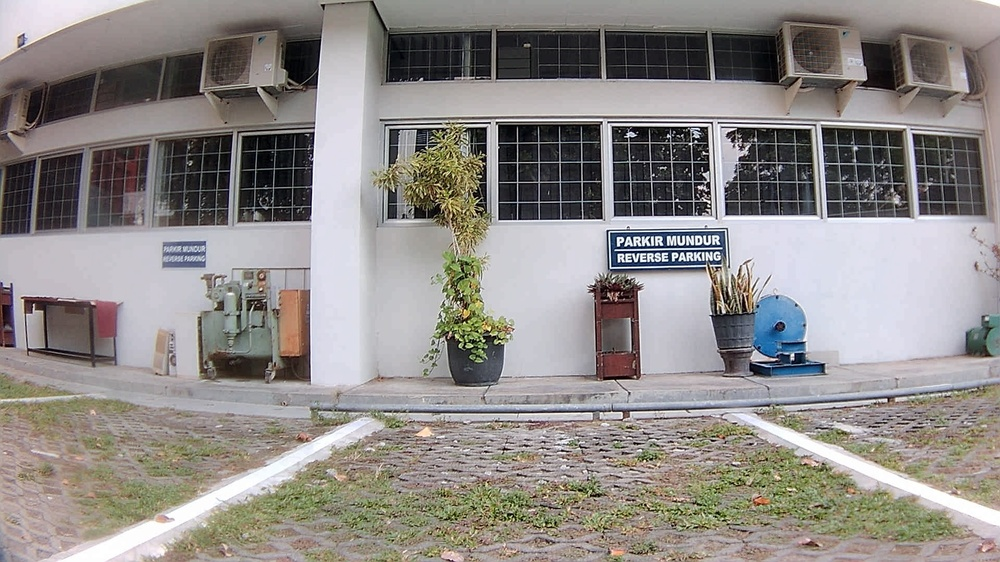
#> input picture real-time-video/assets/raw/1.jpg, 1000 x 562 px, shrunk from 1920 x 1080 before the run, found by its file name
$ python img-stitch.py
#> lines starting #> are read from the running program, lines starting #| are printed output that depends on the picture
import cv2
import numpy as np

def stitch_images_homography(image1_path, image2_path, output_path="stitched_image.jpg"):
#> called with image1_path = '1.jpg', image2_path = '2.jpg', output_path = 'stitched_image.jpg'
    img1 = cv2.imread(image1_path)
#> img1 is the input picture: shape (562, 1000, 3); mean B, G, R 135.9, 138.5, 143
    img2 = cv2.imread(image2_path)
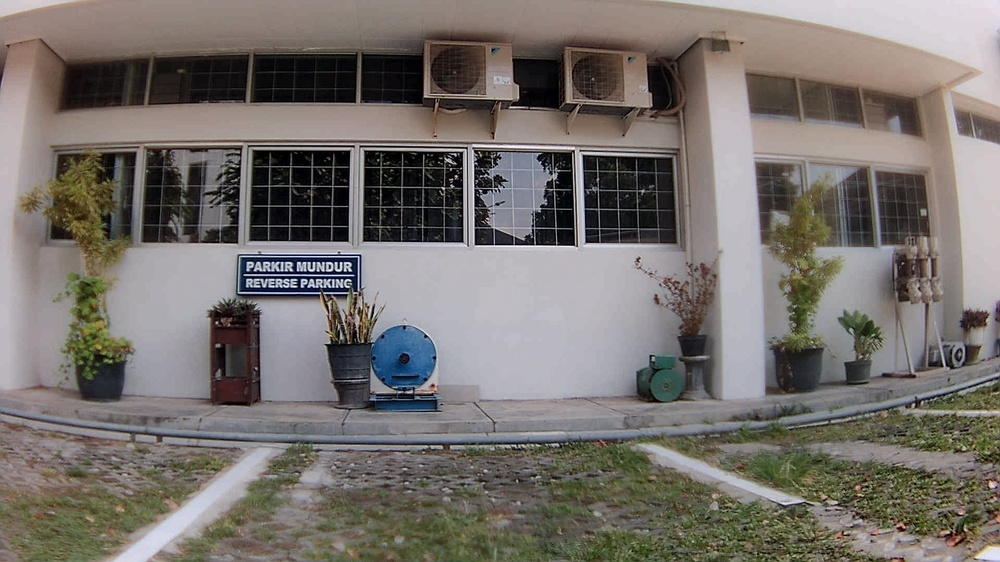
#> input picture real-time-video/assets/raw/2.jpg, 1000 x 562 px, shrunk from 1920 x 1080 before the run, found by its file name
#> img2 is the input picture: shape (562, 1000, 3); mean B, G, R 108.5, 113, 118.3

    if img1 is None or img2 is None:
        print("Error loading images.")
        return

    gray1 = cv2.cvtColor(img1, cv2.COLOR_BGR2GRAY)
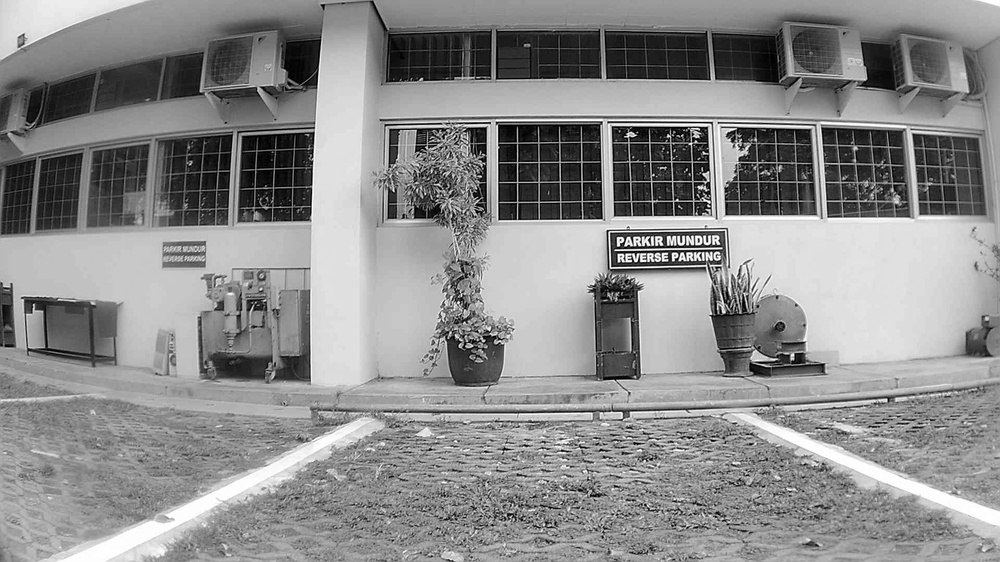
#> gray1: shape (562, 1000); min 0, max 255, mean 139.6
    gray2 = cv2.cvtColor(img2, cv2.COLOR_BGR2GRAY)
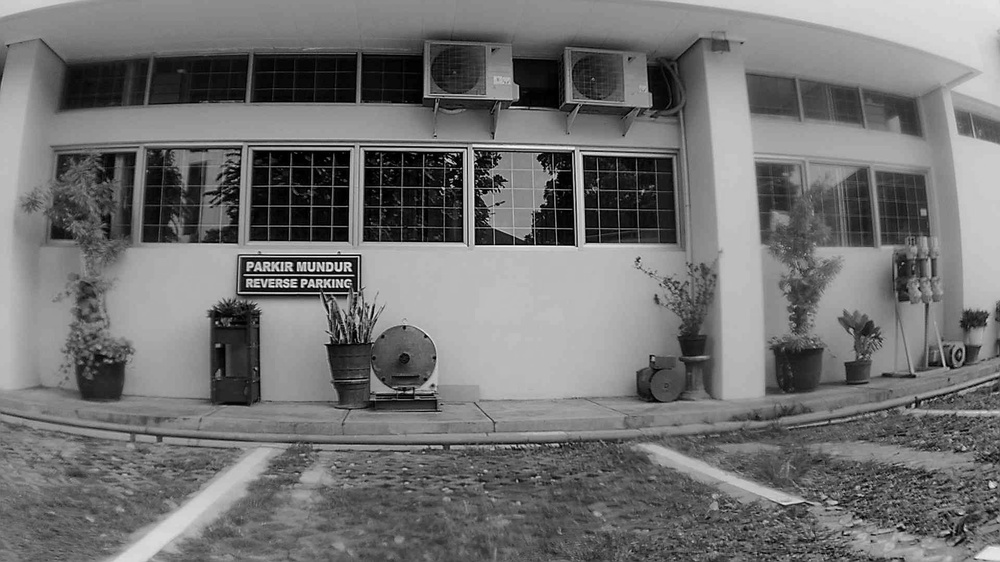
#> gray2: shape (562, 1000); min 0, max 254, mean 114.1

    orb = cv2.ORB_create()
    kp1, des1 = orb.detectAndCompute(gray1, None)
#> kp1 = 500 keypoints; strongest (x, y, size): (687, 253, 31), (633, 254, 31), (648, 245, 31), (643, 245, 31)
    kp2, des2 = orb.detectAndCompute(gray2, None)
#> kp2 = 500 keypoints; strongest (x, y, size): (339, 270, 31), (339, 279, 31), (341, 279, 31), (338, 270, 37.2)

    img1_kp = cv2.drawKeypoints(img1, kp1, None, color=(0, 255, 0))
    img2_kp = cv2.drawKeypoints(img2, kp2, None, color=(0, 255, 0))

    cv2.imshow("Image 1 - Keypoints", img1_kp)
    cv2.imshow("Image 2 - Keypoints", img2_kp)
    cv2.waitKey(0)

    bf = cv2.BFMatcher(cv2.NORM_HAMMING, crossCheck=True)
    matches = bf.match(des1, des2)
#> matches = 199 matches
    matches = sorted(matches, key=lambda x: x.distance)

    img_matches = cv2.drawMatches(img1, kp1, img2, kp2, matches[:50], None, flags=cv2.DrawMatchesFlags_NOT_DRAW_SINGLE_POINTS)
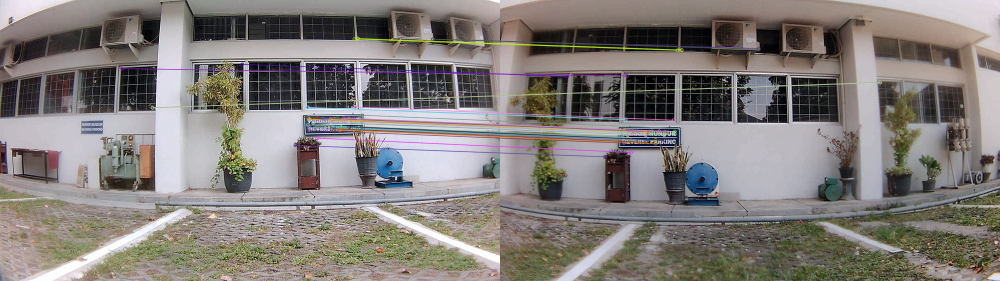
#> img_matches: shape (562, 2000, 3) (shown at 1/2 size); mean B, G, R 122.1, 125.6, 130.9
    cv2.imshow("Feature Matches", img_matches)
    cv2.waitKey(0)

    src_pts = np.float32([kp1[m.queryIdx].pt for m in matches]).reshape(-1, 1, 2)
#> src_pts = 199 rows, first 8: [661, 244], [618, 254.4], [617.9, 257.1], [634, 237], [614.9, 214.6], [697.2, 236.4], [715.4, 76.72], [722.6, 229.9]
    dst_pts = np.float32([kp2[m.trainIdx].pt for m in matches]).reshape(-1, 1, 2)
#> dst_pts = 199 rows, first 8: [291, 270], [247.2, 279.6], [246.8, 282], [264, 262], [250.6, 239], [328.8, 262.8], [362.9, 99.53], [358.3, 256.8]
    H, mask = cv2.findHomography(src_pts, dst_pts, cv2.RANSAC, 5.0)
#> H = [[0.73, -0.0632, -231.3], [-0.0627, 0.814, 61.42], [-0.000301, 3.5e-05, 1]]; mask = 199 values, max 1 at index 0, min 0 at index 21, mean 0.553

    height, width, channels = img2.shape
#> height = 562; width = 1000; channels = 3
    warped_img1 = cv2.warpPerspective(img1, H, (width + img1.shape[1], height))
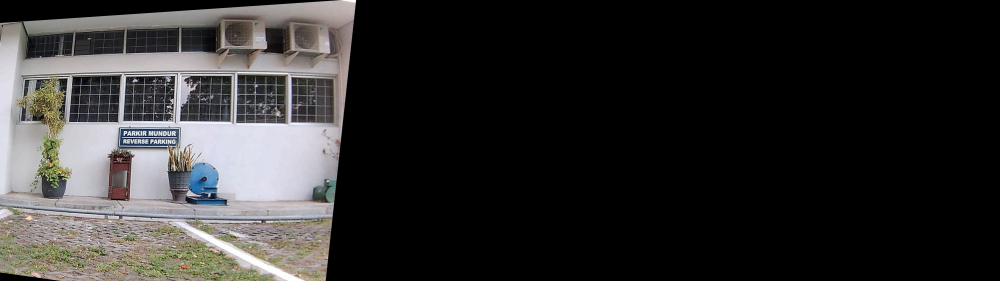
#> warped_img1: shape (562, 2000, 3) (shown at 1/2 size); mean B, G, R 45.4, 45.9, 46.9

    warped_img1[0:height, 0:width] = img2
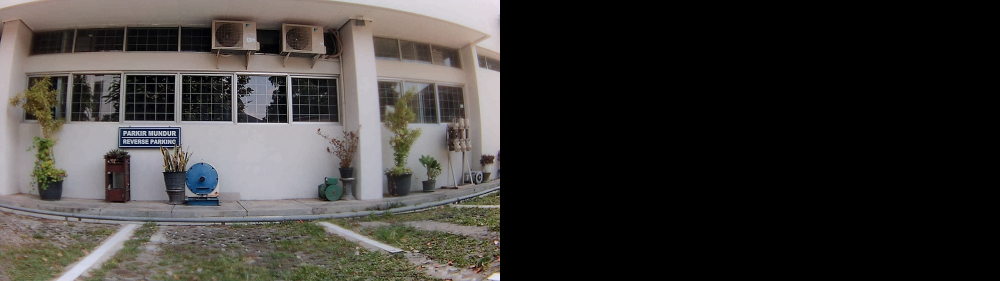
#> warped_img1: shape (562, 2000, 3) (shown at 1/2 size); mean B, G, R 54.2, 56.5, 59.2

    cv2.imshow("Stitched Image", warped_img1)
    cv2.imwrite(output_path, warped_img1)
    print(f"Stitched image saved as {output_path}")
    cv2.waitKey(0)

    cv2.destroyAllWindows()

if __name__ == "__main__":
    image1_path = "1.jpg"
    image2_path = "2.jpg"

    stitch_images_homography(image1_path, image2_path)
